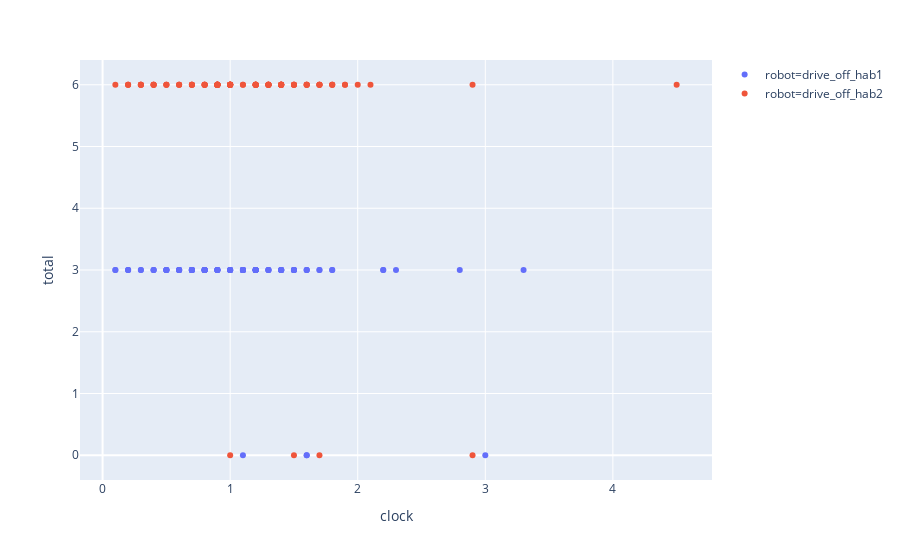

Notebook code cell kept with this figure:
### Code cell
fig = px.scatter(df, x='clock', y='total', color='robot', hover_data=['op','success'])
fig.show()

#fig.write_image("test.png")
#Image('test.png')

### Figure 1 — Plotly figure (JSON) as saved in the notebook; plotly's stock layout.template omitted (floating-point values rounded to 4 significant figures; data arrays with more than 128 entries replaced by an {"elided": "..."} marker saying what was removed)
{"data": [{"customdata": {"elided": "104x2 mixed values"}, "hoverlabel": {"namelength": 0}, "hovertemplate": "robot=drive_off_hab1<br>clock=%{x}<br>total=%{y}<br>op=%{customdata[0]}<br>success=%{customdata[1]}", "legendgroup": "robot=drive_off_hab1", "marker": {"color": "#636efa", "symbol": "circle"}, "mode": "markers", "name": "robot=drive_off_hab1", "showlegend": true, "type": "scatter", "x": [0.3, 1.1, 1.5, 1.6, 0.2, 1.5, 1.0, 0.4, 0.9, 0.9, 1.2, 1.0, 1.5, 1.1, 1.1, 1.7, 0.7, 1.2, 0.6, 1.1, 1.0, 1.1, 0.4, 1.3, 1.6, 2.3, 0.9, 1.0, 0.7, 0.5, 1.1, 0.7, 0.9, 0.8, 1.2, 0.8, 0.9, 0.7, 0.7, 0.6, 1.4, 1.2, 1.0, 1.1, 0.3, 1.5, 1.5, 0.8, 1.2, 1.6, 2.8, 0.5, 1.6, 0.8, 0.1, 0.6, 0.8, 1.2, 0.5, 0.8, 1.6, 1.2, 0.8, 1.8, 0.9, 1.1, 1.4, 1.1, 0.7, 1.3, 2.2, 0.8, 0.6, 1.4, 0.6, 0.7, 0.1, 1.4, 0.5, 0.4, 1.1, 3.0, 3.3, 0.2, 0.2, 0.6, 1.0, 0.5, 0.7, 1.3, 1.2, 0.7, 1.3, 1.4, 1.4, 2.2, 1.8, 1.5, 0.8, 0.7, 1.2, 1.2, 1.1, 1.7], "xaxis": "x", "y": [3, 3, 3, 3, 3, 3, 3, 3, 3, 3, 3, 3, 3, 3, 3, 3, 3, 3, 3, 3, 3, 3, 3, 3, 0, 3, 3, 3, 3, 3, 3, 3, 3, 3, 3, 3, 3, 3, 3, 3, 3, 3, 3, 3, 3, 3, 3, 3, 3, 0, 3, 3, 3, 3, 3, 3, 3, 3, 3, 3, 3, 3, 3, 3, 3, 3, 3, 3, 3, 3, 3, 3, 3, 3, 3, 3, 3, 3, 3, 3, 0, 0, 3, 3, 3, 3, 3, 3, 3, 3, 3, 3, 3, 3, 3, 3, 3, 3, 3, 3, 3, 3, 3, 3], "yaxis": "y"}, {"customdata": {"elided": "104x2 mixed values"}, "hoverlabel": {"namelength": 0}, "hovertemplate": "robot=drive_off_hab2<br>clock=%{x}<br>total=%{y}<br>op=%{customdata[0]}<br>success=%{customdata[1]}", "legendgroup": "robot=drive_off_hab2", "marker": {"color": "#EF553B", "symbol": "circle"}, "mode": "markers", "name": "robot=drive_off_hab2", "showlegend": true, "type": "scatter", "x": [0.9, 0.4, 1.6, 0.5, 0.9, 0.4, 1.0, 1.4, 0.6, 1.4, 0.1, 0.9, 0.9, 0.7, 1.2, 0.9, 1.4, 0.7, 0.8, 1.3, 0.5, 1.5, 1.3, 0.2, 1.8, 0.8, 1.8, 1.0, 0.3, 1.2, 1.2, 1.5, 1.0, 1.2, 1.0, 0.8, 0.9, 1.9, 1.5, 1.7, 0.9, 0.3, 0.8, 1.7, 0.4, 1.8, 1.1, 1.0, 1.4, 2.1, 0.6, 1.0, 1.0, 1.0, 1.2, 1.2, 1.0, 1.9, 0.5, 1.2, 1.0, 2.0, 0.9, 0.3, 1.3, 1.3, 1.0, 1.4, 0.2, 1.3, 0.9, 1.4, 1.6, 0.9, 0.7, 1.4, 0.9, 0.7, 1.4, 0.9, 1.0, 1.7, 2.9, 4.5, 0.3, 0.2, 1.3, 1.5, 2.9, 1.7, 1.6, 1.4, 1.0, 0.6, 0.8, 1.5, 0.4, 1.3, 1.6, 0.9, 1.1, 1.7, 1.2, 1.2], "xaxis": "x", "y": [6, 6, 6, 6, 6, 6, 6, 6, 6, 6, 6, 6, 6, 6, 6, 6, 6, 6, 6, 6, 6, 6, 6, 6, 6, 6, 6, 6, 6, 6, 6, 6, 6, 6, 6, 6, 6, 6, 6, 6, 6, 6, 6, 6, 6, 6, 6, 6, 6, 6, 6, 6, 6, 6, 6, 6, 6, 6, 6, 6, 6, 6, 6, 6, 6, 6, 6, 6, 6, 6, 6, 6, 6, 6, 6, 6, 6, 6, 6, 6, 0, 0, 0, 6, 6, 6, 6, 0, 6, 6, 6, 6, 6, 6, 6, 6, 6, 6, 6, 6, 6, 6, 6, 6], "yaxis": "y"}], "layout": {"legend": {"tracegroupgap": 0}, "margin": {"t": 60}, "xaxis": {"anchor": "y", "domain": [0, 1], "title": {"text": "clock"}}, "yaxis": {"anchor": "x", "domain": [0, 1], "title": {"text": "total"}}}}
